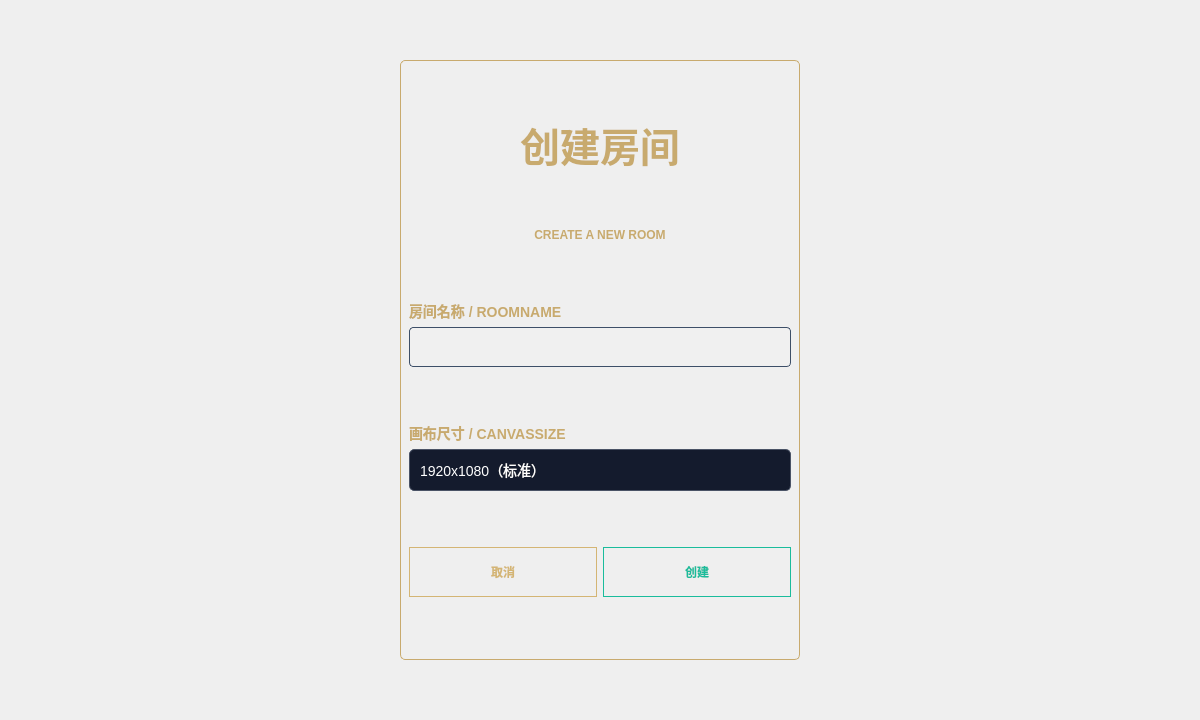
<?xml version="1.0" encoding="UTF-8"?>
<ui version="4.0">
 <class>NewRoomDialog</class>
 <widget class="QDialog" name="NewRoomDialog">
  <property name="geometry">
   <rect>
    <x>0</x>
    <y>0</y>
    <width>1200</width>
    <height>720</height>
   </rect>
  </property>
  <property name="windowTitle">
   <string>Dialog</string>
  </property>
  <layout class="QGridLayout" name="gridLayout">
   <item row="0" column="1">
    <spacer name="verticalSpacer_2">
     <property name="orientation">
      <enum>Qt::Vertical</enum>
     </property>
     <property name="sizeHint" stdset="0">
      <size>
       <width>20</width>
       <height>42</height>
      </size>
     </property>
    </spacer>
   </item>
   <item row="1" column="0">
    <spacer name="horizontalSpacer">
     <property name="orientation">
      <enum>Qt::Horizontal</enum>
     </property>
     <property name="sizeHint" stdset="0">
      <size>
       <width>382</width>
       <height>20</height>
      </size>
     </property>
    </spacer>
   </item>
   <item row="1" column="1" colspan="2">
    <widget class="QWidget" name="widget" native="true">
     <property name="minimumSize">
      <size>
       <width>400</width>
       <height>600</height>
      </size>
     </property>
     <property name="styleSheet">
      <string notr="true">#widget{	
	border: 1px solid #C8AA6E;      
	font-family: 'Microsoft YaHei';
	border-radius: 5px;
}</string>
     </property>
     <layout class="QVBoxLayout" name="verticalLayout_3">
      <item>
       <widget class="QLabel" name="title_lbl">
        <property name="maximumSize">
         <size>
          <width>16777215</width>
          <height>50</height>
         </size>
        </property>
        <property name="styleSheet">
         <string notr="true">	border: none;      
   	color: #C8AA6E;
	font-size: 40px;
	font-weight: bold;
	font-family: 'Microsoft YaHei';</string>
        </property>
        <property name="text">
         <string>创建房间</string>
        </property>
        <property name="alignment">
         <set>Qt::AlignCenter</set>
        </property>
       </widget>
      </item>
      <item>
       <widget class="QLabel" name="title_lbl_en">
        <property name="maximumSize">
         <size>
          <width>16777215</width>
          <height>20</height>
         </size>
        </property>
        <property name="styleSheet">
         <string notr="true">	border: none;      
   	color: #C8AA6E;
	font-size: 12px;
	font-weight: bold;
	font-family: 'Microsoft YaHei';</string>
        </property>
        <property name="text">
         <string>CREATE A NEW ROOM</string>
        </property>
        <property name="alignment">
         <set>Qt::AlignCenter</set>
        </property>
       </widget>
      </item>
      <item>
       <layout class="QVBoxLayout" name="verticalLayout">
        <item>
         <widget class="QLabel" name="roomName_lbl">
          <property name="maximumSize">
           <size>
            <width>16777215</width>
            <height>20</height>
           </size>
          </property>
          <property name="styleSheet">
           <string notr="true">   	color: #C8AA6E;
	font-size: 14px;
	font-weight: bold;
	font-family: 'Microsoft YaHei';</string>
          </property>
          <property name="text">
           <string>房间名称 / ROOMNAME</string>
          </property>
         </widget>
        </item>
        <item>
         <widget class="QLineEdit" name="roomName_edit">
          <property name="minimumSize">
           <size>
            <width>0</width>
            <height>40</height>
           </size>
          </property>
          <property name="styleSheet">
           <string notr="true">QLineEdit {
    background-color: rgba(255, 255, 255, 0.05); /* 极淡的白色透明背景 */
    border: 1px solid #3d4f68;                   /* 蓝灰色边框 */
    border-radius: 4px;                          /* 轻微圆角 */
    padding: 8px 10px;                           /* 内部文字间距 */
    color: #cccccc;                              /* 输入文字颜色：浅灰 */
    font-family: &quot;Microsoft YaHei&quot;;
    font-size: 14px;
    selection-background-color: #d4b574;         /* 选中文字背景色：金色 */
}

/* 输入框获得焦点时 */
QLineEdit:focus {
    border: 1px solid #d4b574; /* 获得焦点变金色边框 */
    background-color: rgba(255, 255, 255, 0.08);
}</string>
          </property>
         </widget>
        </item>
       </layout>
      </item>
      <item>
       <layout class="QVBoxLayout" name="verticalLayout_2">
        <item>
         <widget class="QLabel" name="canvasSize_lbl">
          <property name="maximumSize">
           <size>
            <width>16777215</width>
            <height>20</height>
           </size>
          </property>
          <property name="styleSheet">
           <string notr="true">   	color: #C8AA6E;
	font-size: 14px;
	font-weight: bold;
	font-family: 'Microsoft YaHei';</string>
          </property>
          <property name="text">
           <string>画布尺寸 / CANVASSIZE</string>
          </property>
         </widget>
        </item>
        <item>
         <widget class="QComboBox" name="canvasSize_cbx">
          <property name="minimumSize">
           <size>
            <width>0</width>
            <height>42</height>
           </size>
          </property>
          <property name="styleSheet">
           <string notr="true">/* 画布尺寸下拉框 */
QComboBox#canvasSize_cbx {
    background-color: #141b2d; /* 深色背景 */
    border: 1px solid #4a5366; /* 默认边框颜色 */
    border-radius: 5px;
    color: #ffffff;            /* 白色文字 */
    font-family: &quot;Microsoft YaHei&quot;;
    font-size: 14px;
    padding: 5px 10px;
    min-height: 30px;
}

/* 下拉框聚焦时的样式 */
QComboBox#canvasSize_cbx:focus {
    border: 1px solid #bba47c; /* 聚焦时变为金色边框 */
}

/* 下拉框的下拉箭头区域样式 */
QComboBox::drop-down#canvasSize_cbx {
    subcontrol-origin: padding;
    subcontrol-position: top right;
    width: 20px;
    border-left-width: 0px; /* 不显示左边框 */
    border-top-right-radius: 5px;
    border-bottom-right-radius: 5px;
}

/* 下拉列表的样式 */
QComboBox#canvasSize_cbx QAbstractItemView {
    background-color: #141b2d; /* 下拉列表背景 */
    border: 1px solid #bba47c; /* 下拉列表边框 */
    color: #ffffff;            /* 下拉列表文字颜色 */
    selection-background-color: #bba47c; /* 选中项背景色 */
    selection-color: #ffffff;            /* 选中项文字颜色 */
    outline: none; /* 去掉虚线框 */
}</string>
          </property>
          <item>
           <property name="text">
            <string>1920x1080（标准）</string>
           </property>
          </item>
          <item>
           <property name="text">
            <string>A4（2480x3508）</string>
           </property>
          </item>
          <item>
           <property name="text">
            <string>超大画布（5000x5000）</string>
           </property>
          </item>
         </widget>
        </item>
       </layout>
      </item>
      <item>
       <layout class="QHBoxLayout" name="horizontalLayout">
        <item>
         <widget class="QPushButton" name="cannel_btn">
          <property name="minimumSize">
           <size>
            <width>0</width>
            <height>50</height>
           </size>
          </property>
          <property name="styleSheet">
           <string notr="true">QPushButton {
    border: 1px solid #d4b574;  /* 金色边框 */
    color: #d4b574;             /* 金色文字 */
	font-weight: bold;
}

QPushButton:hover {
    background-color: rgba(212, 181, 116, 0.1); /* 悬停时微亮 */
    border: 1px solid #ead095;
	font-weight: bold;
}

QPushButton:pressed {
    background-color: rgba(212, 181, 116, 0.2); /* 按下效果 */
    padding-top: 1px; /* 模拟按压位移 */
    padding-left: 1px;
	font-weight: bold;
}</string>
          </property>
          <property name="text">
           <string>取消</string>
          </property>
         </widget>
        </item>
        <item>
         <widget class="QPushButton" name="creat_btn">
          <property name="minimumSize">
           <size>
            <width>0</width>
            <height>50</height>
           </size>
          </property>
          <property name="styleSheet">
           <string notr="true">QPushButton {
    border: 1px solid #1abc9c;  /* 青色边框 */
    color: #1abc9c;             /* 青色文字 */
	font-weight: bold;
}

QPushButton:hover {
    background-color: rgba(26, 188, 156, 0.1); /* 悬停微亮 */
    border: 1px solid #3de3c2;
	font-weight: bold;
}

QPushButton:pressed {
    background-color: rgba(26, 188, 156, 0.2);
    padding-top: 1px;
    padding-left: 1px;
	font-weight: bold;
}</string>
          </property>
          <property name="text">
           <string>创建</string>
          </property>
         </widget>
        </item>
       </layout>
      </item>
     </layout>
    </widget>
   </item>
   <item row="1" column="3">
    <spacer name="horizontalSpacer_2">
     <property name="orientation">
      <enum>Qt::Horizontal</enum>
     </property>
     <property name="sizeHint" stdset="0">
      <size>
       <width>382</width>
       <height>20</height>
      </size>
     </property>
    </spacer>
   </item>
   <item row="2" column="2">
    <spacer name="verticalSpacer">
     <property name="orientation">
      <enum>Qt::Vertical</enum>
     </property>
     <property name="sizeHint" stdset="0">
      <size>
       <width>20</width>
       <height>42</height>
      </size>
     </property>
    </spacer>
   </item>
  </layout>
 </widget>
 <resources/>
 <connections/>
</ui>
